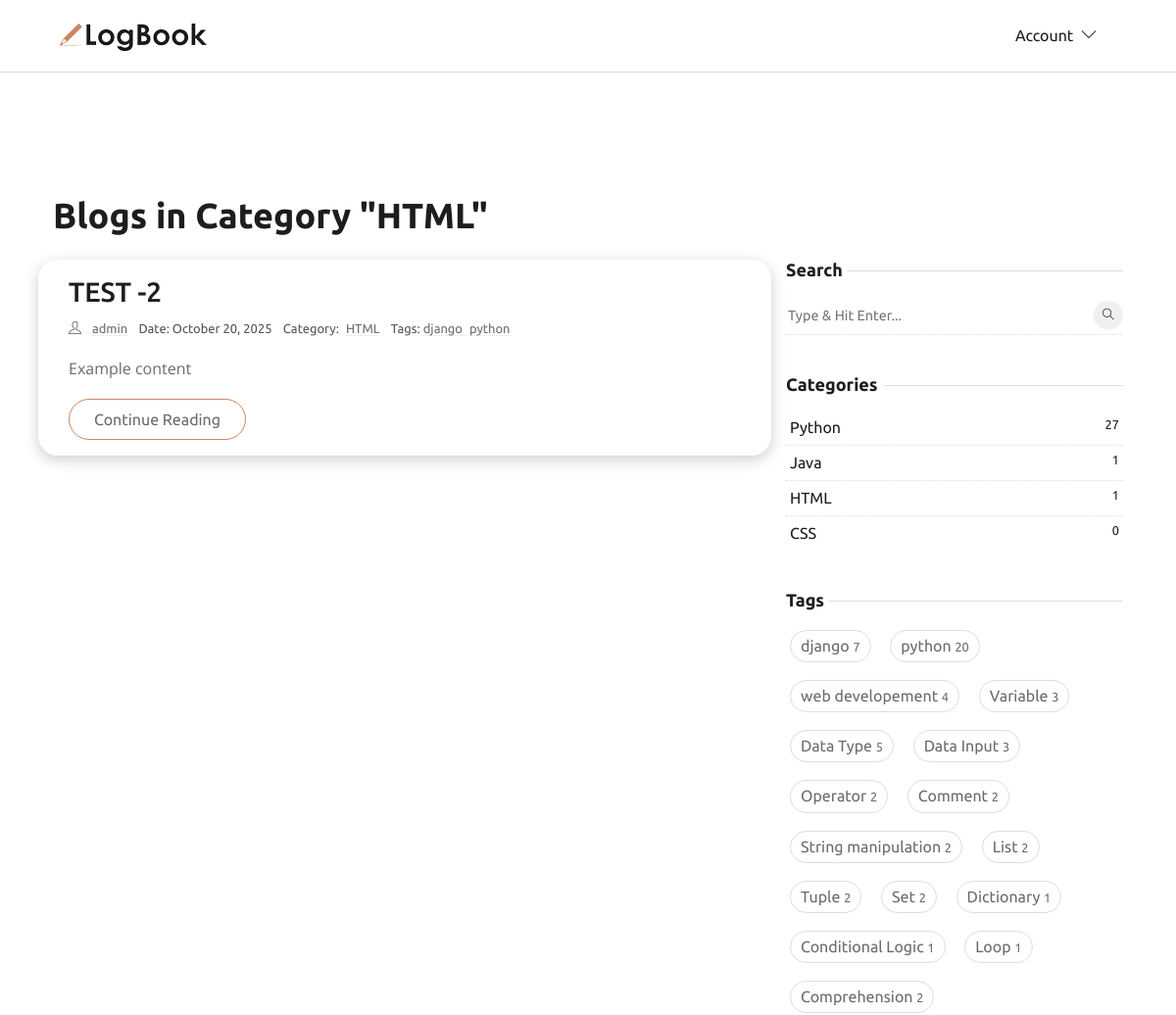
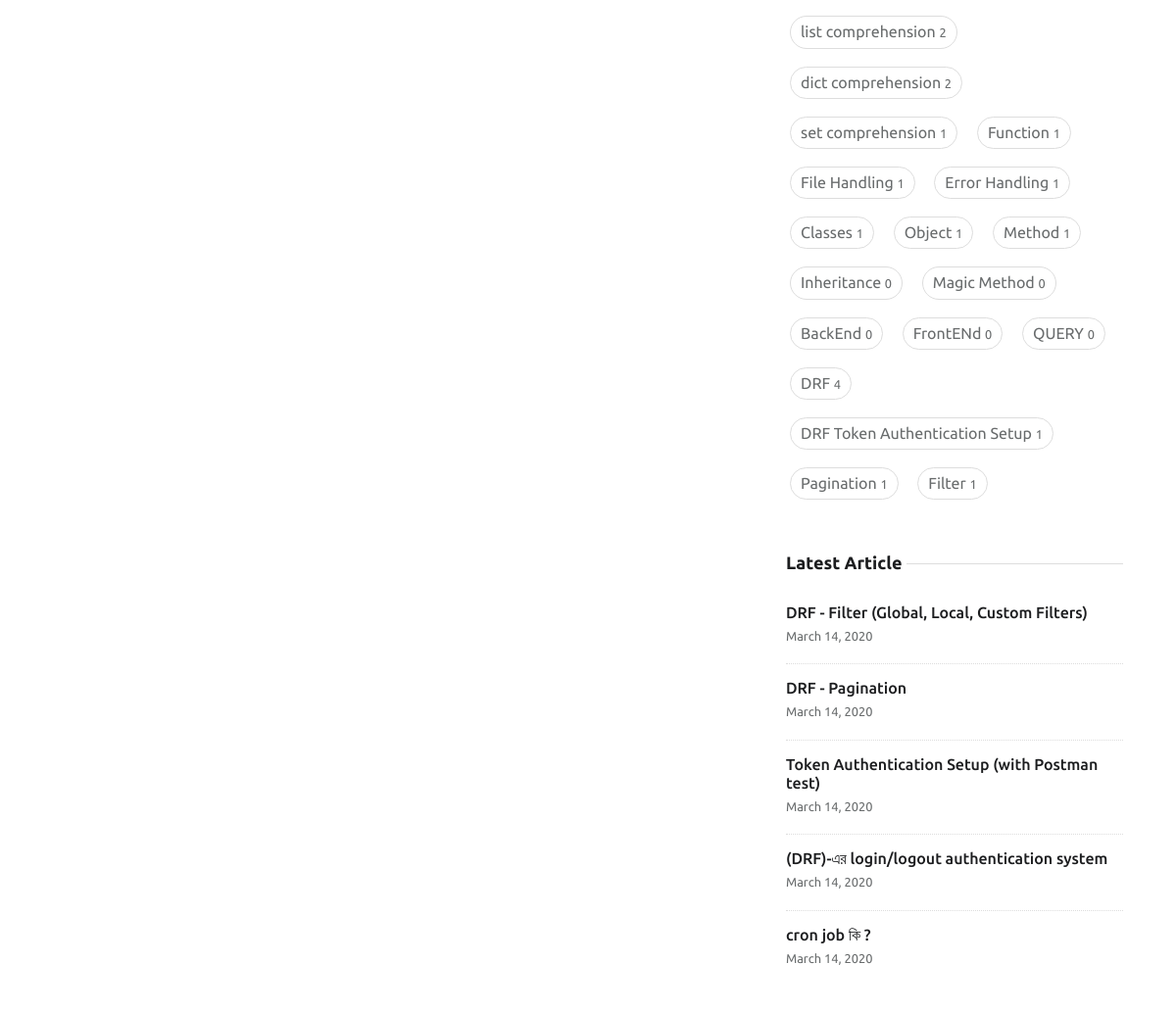
/category/html/, run on an earlier commit of the app's database (2 pictures, top to bottom).
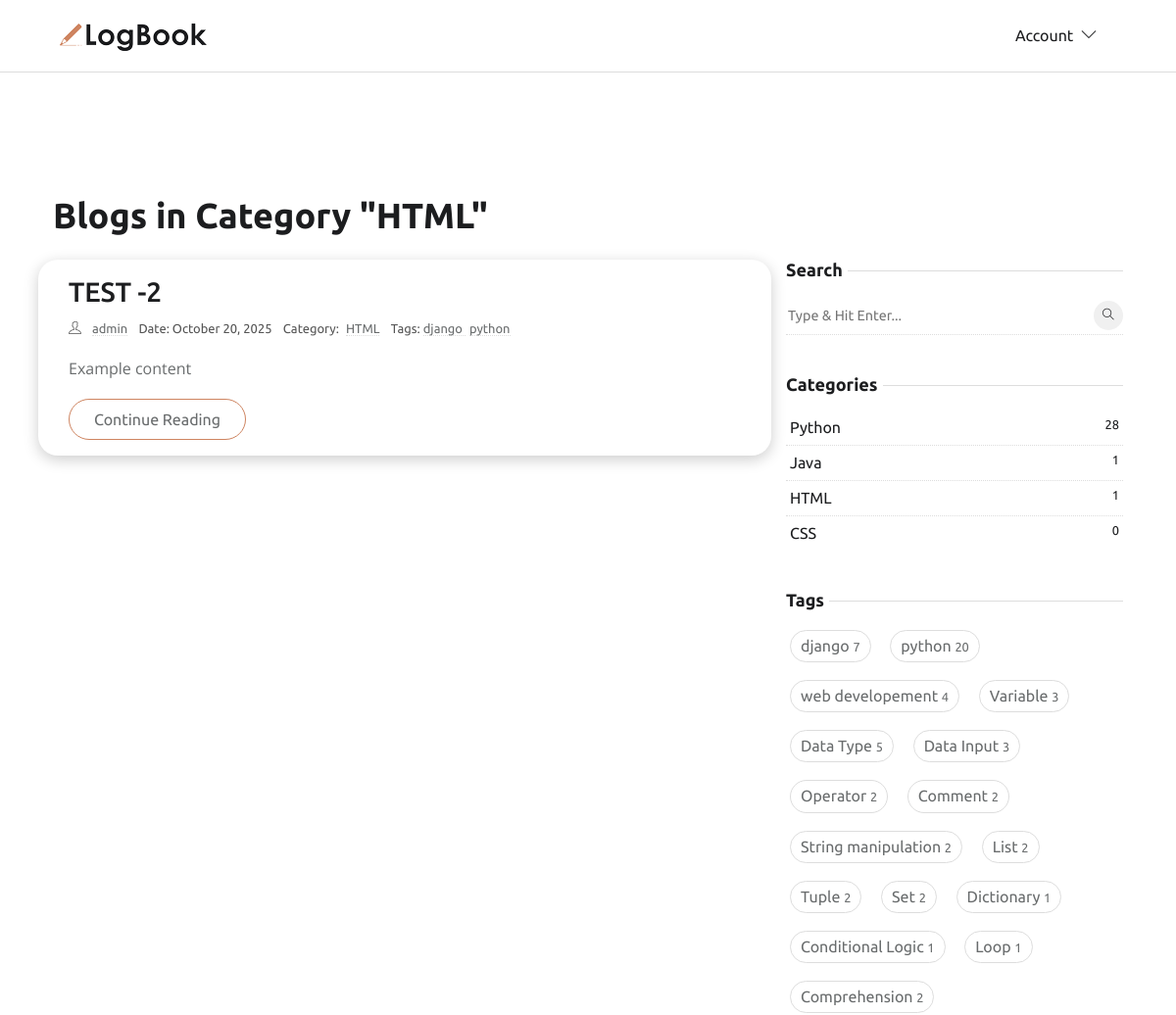
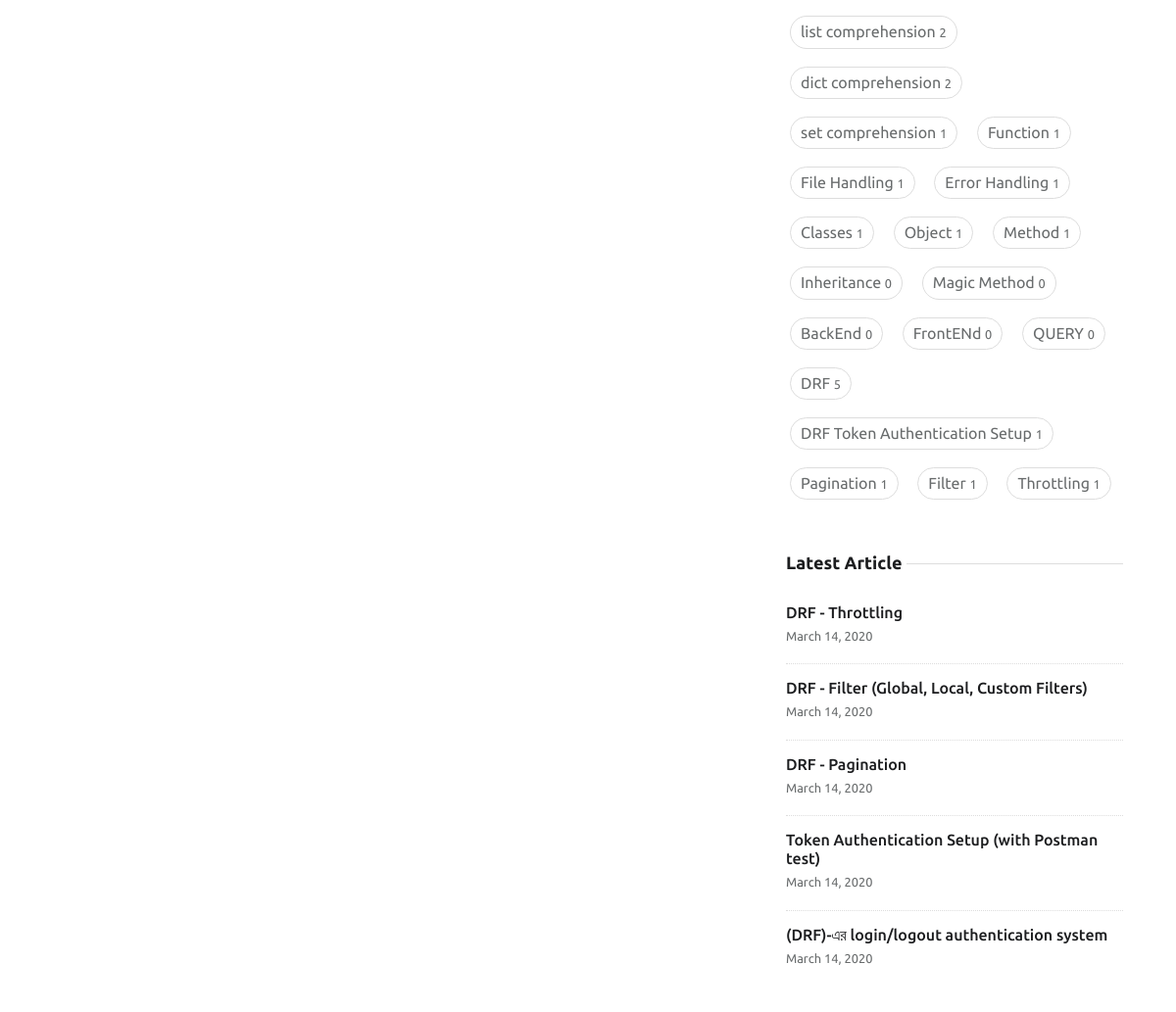
And on a later commit of the database (2 pictures, top to bottom).
### app_home/models.py (models this page shows, shortened)
class Blog(models.Model):
    author = models.ForeignKey(
        settings.AUTH_USER_MODEL, related_name='user_blogs', on_delete=models.CASCADE
    )
    title = models.CharField(max_length=100, unique=True)
    slug = models.SlugField(unique=True, blank=True, null=True, max_length=300)
    content = RichTextUploadingField()
    category = models.ForeignKey(
        Category,
        related_name='category_blogs',
        on_delete=models.CASCADE
    )
    tags = models.ManyToManyField(Tag, related_name='tag_blogs')
    created_date = models.DateTimeField(auto_now_add=True)
    updated_date = models.DateTimeField(auto_now=True)
    class Meta:
        ordering = ['-created_date']
        indexes = [models.Index(fields=['title','created_date'])]
    class Meta:
        ordering = ['-created_date']
        indexes = [models.Index(fields=['title','created_date'])]
    def get_absolute_url(self):
        return reverse('blog-detail', kwargs={'slug': self.slug})

class Category(models.Model):
    title = models.CharField(max_length=50, unique=True, db_index=True)
    slug = models.SlugField(unique=True, blank=True, null=True, max_length=300)
    def __str__(self):
        return self.title
    class Meta:
        verbose_name = "Category"
        verbose_name_plural = "Categories"

class Tag(models.Model):
    title = models.CharField(max_length=50, unique=True, db_index=True)
    slug = models.SlugField(unique=True, blank=True, null=True, max_length=300)

### app_account/models.py (models this page shows, shortened)
class CustomUser(AbstractBaseUser, PermissionsMixin):
    email = models.EmailField(unique=True)
    username = models.CharField(max_length=50)
    first_name = models.CharField(max_length=50, blank=True)
    last_name = models.CharField(max_length=50, blank=True)
    is_active = models.BooleanField(default=False)  # For Mail Verification
    is_staff = models.BooleanField(default=False)
    date_joined = models.DateTimeField(default=timezone.now)
    objects = CustomUserManager()
    USERNAME_FIELD = 'email'      # login field
    REQUIRED_FIELDS = ['username']  # required when creating superuser

### app_home/views.py (the view)
# urls.py: path('category/<slug:slug>/', CategoryBlogsView.as_view(), name='category-blogs'),
class CategoryBlogsView(ListView):
    model = Blog
    template_name = 'blog/category_blogs.html'
    context_object_name = 'category_blogs'
    def get_queryset(self):
        start = time.time()
        self.category = get_object_or_404(Category, slug=self.kwargs['slug'])
        queryset = self.category.category_blogs.all()
        list(queryset)  # queryset evaluate
        duration = time.time() - start
        print(f"📊 Category query time: {duration:.4f} seconds")
        return queryset
    def get_context_data(self, **kwargs):
        context = super().get_context_data(**kwargs)
        context['category'] = self.category
        return context

### app_home/context_processors.py (called while the page is built)
def get_all_categories(request):
    categories = Category.objects.all()
    return {'categories': categories}

def get_all_tags(request):
    tags = Tag.objects.all()
    return {'tags': tags}

def get_recent_blogs(request):
    recent_blogs = Blog.objects.order_by('-created_date')[:5]
    return {'recent_blogs': recent_blogs}

### templates/blog/category_blogs.html (shortened to what this page needs)
{% extends 'base/base.html' %}
{% load static %}
{% load custom_filters %}
{% block content %}
<section class="section">
    <div class="container p-4">
        <h2 class="mb-4">Blogs in Category "{{ category }}"</h2>
        <div class="row">
            <div class="col-lg-8 mb-5 mb-lg-0">
                {% for blog in category_blogs %}
                <article class="row p-3 mb-4 blog-card">
                    <div class="col-md-12">
                        <h3 class="h3"><a class="post-title" href="{{ blog.get_absolute_url }}">{{ blog.title }}</a>
                        </h3>
                        <ul class="list-inline post-meta mb-2">
                            <li class="list-inline-item"><i class="ti-user mr-2"></i>
                                <a href="{% url 'profile' blog.author.username %}">{{ blog.author.get_full_name|default:blog.author.username }}</a>
                            </li>
                            <li class="list-inline-item">Date: {{ blog.created_date|date:"F d, Y" }}</li>
                           <li class="list-inline-item">
                                Category: <a href="{% url 'category-blogs' blog.category.slug %}" class="ml-1">
                                    {{blog.category.title }}</a>
                            </li>
                            <li class="list-inline-item">
                                Tags:
                                {% for tag in blog.tags.all %}
                                <a href="{% url 'tag-blogs' tag.slug %}" class="mr-1">
                                    {{ tag.title}}
                                </a>
                                {% empty %}
                                No tags
                                {% endfor %}
                            </li>
                        </ul>
                        <p>{{ blog.content|truncatewords:40|safe }}</p>
                        <a href="{% url 'blog-detail' blog.slug %}" class="btn btn-outline-primary">
                            Continue Reading
                        </a>
                    </div>
                </article>
                {% endfor %}
            </div>
            <div class="col-lg-4">
                <aside class="fixed-sidebar">
                    {% include 'base/sideber.html' %}
                </aside>
            </div>
        </div>
    </div>
</section>
{% endblock content %}

### templates/base/sideber.html (shortened to what this page needs)
{% load static %}
<div class="widget">
   <h5 class="widget-title"><span>Search</span></h5>
   <form action="{% url 'search-results' %}" method="GET" class="widget-search position-relative">
      <input id="search-query" name="q" type="search" required placeholder="Type & Hit Enter..." autocomplete="off">
      <button type="submit"><i class="ti-search"></i></button>
   </form>
</div>
<div class="widget">
   <h5 class="widget-title"><span>Categories</span></h5>
   <ul class="list-unstyled widget-list">
      {% for cat in categories %}
      <li class="cate-card p-1">
         <a href="{% url 'category-blogs' cat.slug %}" class="d-flex">
            {{cat.title}}
            <small class="ml-auto">{{cat.category_blogs.count}}</small>
         </a>
      </li>
      {% endfor %}
   </ul>
</div>
<div class="widget">
   <h5 class="widget-title"><span>Tags</span></h5>
   <ul class="list-inline widget-list-inline">
      {% for tag in tags %}
      <li class="list-inline-item cate-card p-1">
         <a href="{% url 'tag-blogs' tag.slug %}">
            {{tag.title}}
            <small class="ml-auto">{{tag.tag_blogs.count}}</small></a>
      </li>
      {% endfor %}
   </ul>
</div>
<div class="widget">
   <h5 class="widget-title"><span>Latest Article</span></h5>
   <ul class="list-unstyled widget-list">
      {% for blog in recent_blogs %}
      <li class="media widget-post align-items-center">
         <div class="media-body">
            <h5 class="h6 mb-0"><a href="{{ blog.get_absolute_url }}">{{blog.title}}</a>
            </h5>
            <small>March 14, 2020</small>
         </div>
      </li>
      {% endfor %}
   </ul>
</div>

What changed in the data, as far as the page shows it:
no longer on this page (row unchanged): Blog: title "cron job কি ?", shown under "Latest Article"
computed for Category "Python": category_blogs.count "27" → "28"
computed for Tag "DRF": tag_blogs.count "4" → "5"
added Tag: title "Throttling", tag_blogs.count "1", shown under "Tags"
added Blog: title "DRF - Throttling", shown under "Latest Article"
